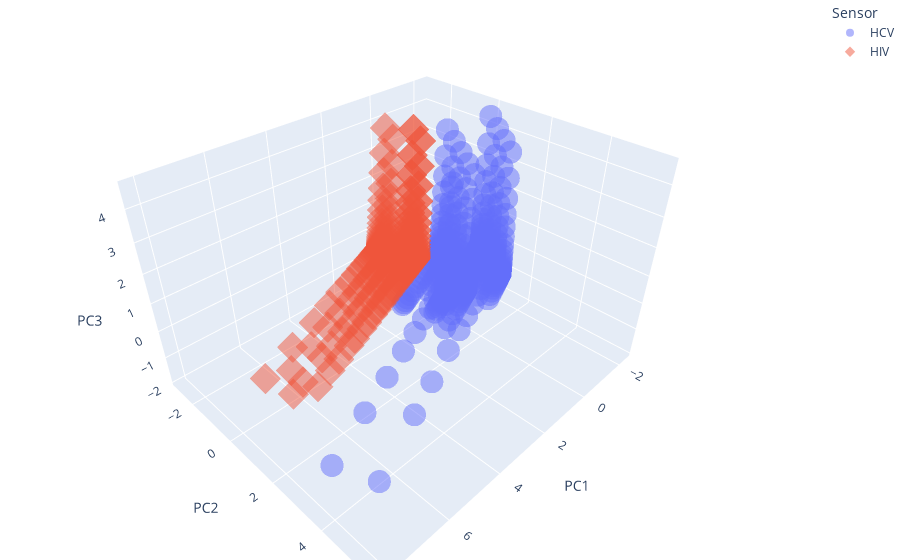

Notebook code cell kept with this figure:
### Code cell
# 4.1 Customize 3D Scatter Plot

fig = px.scatter_3d(df_scores, x='PC1', y='PC2', z='PC3', color='Sensor', symbol='Sensor', opacity=0.5)

# tight layout
fig.update_layout(margin=dict(l=0, r=0, b=0, t=0)) # left, right, bottom, top with zero margin

fig.show()

# https://plotly.com/python/templates/
# fig.update_layout(template='plotly_white')
# plotly, plotly_white, plotly_dark, ggplot2, seaborn, simple_white, none

### Figure 1 — Plotly figure (JSON) as saved in the notebook; plotly's stock layout.template omitted (floating-point values rounded to 4 significant figures; data arrays with more than 128 entries replaced by an {"elided": "..."} marker saying what was removed)
{"data": [{"hovertemplate": "Sensor=HCV<br>PC1=%{x}<br>PC2=%{y}<br>PC3=%{z}<extra></extra>", "legendgroup": "HCV", "marker": {"color": "#636efa", "opacity": 0.5, "symbol": "circle"}, "mode": "markers", "name": "HCV", "scene": "scene", "showlegend": true, "type": "scatter3d", "x": {"elided": "610 float values"}, "y": {"elided": "610 float values"}, "z": {"elided": "610 float values"}}, {"hovertemplate": "Sensor=HIV<br>PC1=%{x}<br>PC2=%{y}<br>PC3=%{z}<extra></extra>", "legendgroup": "HIV", "marker": {"color": "#EF553B", "opacity": 0.5, "symbol": "diamond"}, "mode": "markers", "name": "HIV", "scene": "scene", "showlegend": true, "type": "scatter3d", "x": {"elided": "366 float values"}, "y": {"elided": "366 float values"}, "z": {"elided": "366 float values"}}], "layout": {"legend": {"title": {"text": "Sensor"}, "tracegroupgap": 0}, "margin": {"b": 0, "l": 0, "r": 0, "t": 0}, "scene": {"domain": {"x": [0, 1], "y": [0, 1]}, "xaxis": {"title": {"text": "PC1"}}, "yaxis": {"title": {"text": "PC2"}}, "zaxis": {"title": {"text": "PC3"}}}}}
